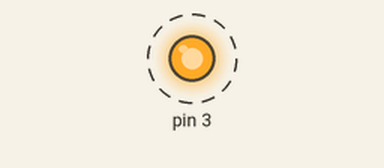
Recording of a program running on a simulated Raspberry Pi (header pin numbers). On the bench: output pins drawn as LEDs (lit = HIGH). Dashed ring = blinking. What the program prints to the terminal is not drawn.

Above: at 0.5 s.
Timing chart, 0 to 4.6 s (numbered marks = the images above):
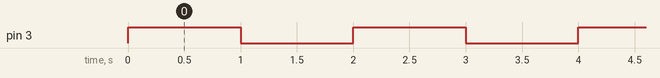

The program:

Led_Blink.py
```python
import RPi.GPIO as GPIO
import time
GPIO.setmode(GPIO.BOARD)
GPIO.setwarnings(False)
GPIO.setup(3,GPIO.OUT)
while True:

        print("ON")
        GPIO.output(3,1)
        time.sleep(1)

        print("OFF")
        GPIO.output(3,0)
        time.sleep(1)

GPIO.cleanup()
```

Measured:
- by itself, pin 3: alternates HIGH for 1.0 s and LOW for 1.0 s
